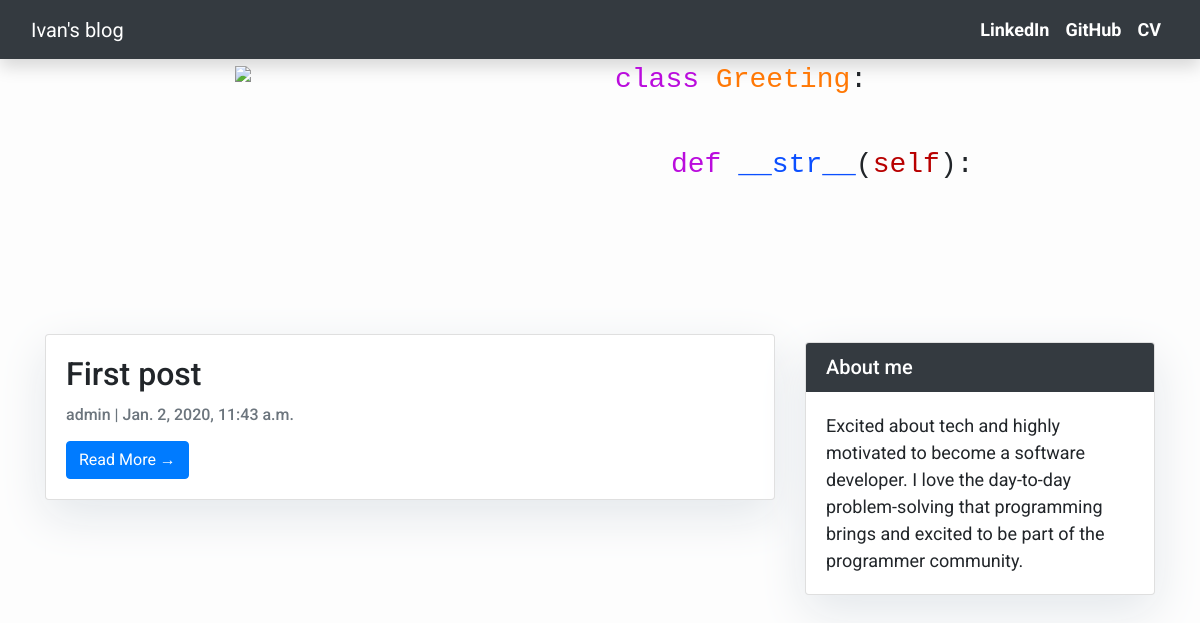
The app's page /, older data.
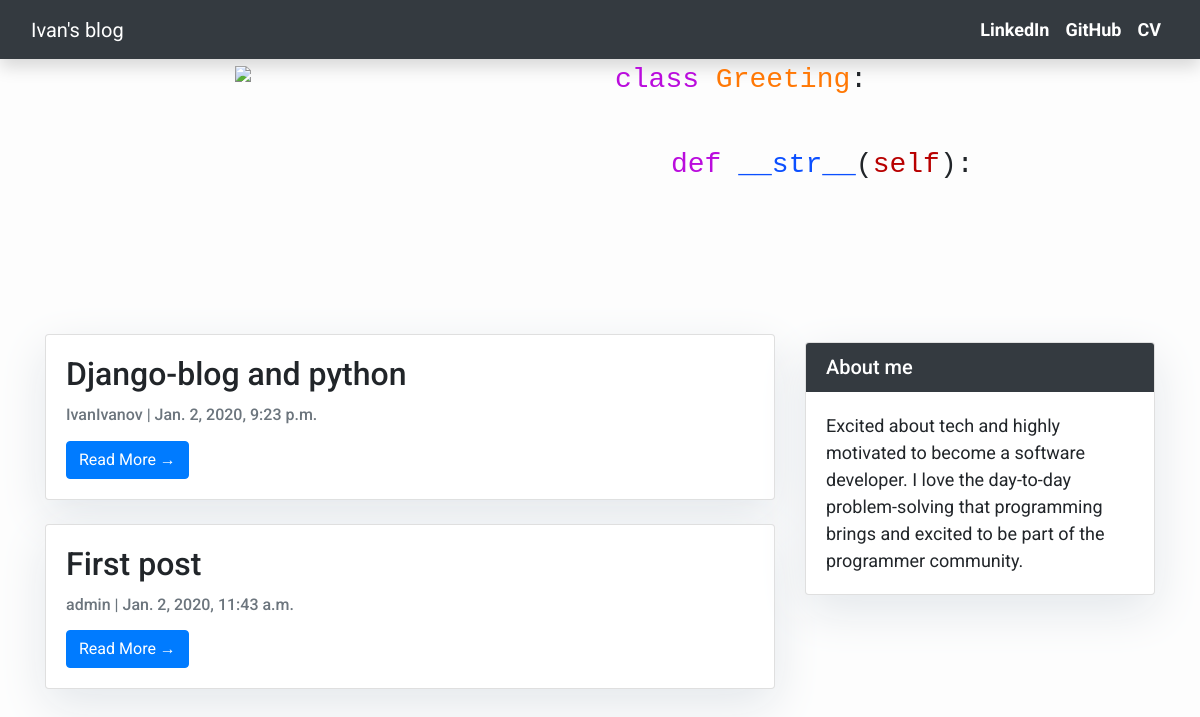
The same page, newer data.
### blog/models.py (models this page shows, shortened)
class Post(models.Model):
    title = models.CharField(max_length=200, unique=True)
    slug = models.SlugField(max_length=200, unique=True)
    author = models.ForeignKey(User, on_delete=models.CASCADE, related_name="blog_posts")
    updated_on = models.DateTimeField(auto_now=True)
    summary = models.CharField(max_length=350, default='', unique=True)
    content = RichTextField(config_name='awesome_ckeditor')
    created_on = models.DateTimeField(auto_now_add=True)
    status = models.IntegerField(choices=STATUS, default=0)
    class Meta:
        ordering = ['-created_on']

### blog/views.py (the view)
# urls.py: path('', views.PostList.as_view(), name='home'),
class PostList(generic.ListView):
    queryset = Post.objects.filter(status=1).order_by('-created_on')
    template_name = 'index.html'

### templates/index.html (shortened to what this page needs)
{% extends "base.html" %}
{% load static %}
{% block content %}
<div class="container">
    <div class="jumbotron-fluid">
    <div class="row">
        <div class="col-md-2 sm-0"></div>
        <div id="no-padding" class="col-md-4 sm-12">
            <img class="img-fluid" src="https://github.com/divakaivan/icc-blog/blob/master/mysite/static/mysite/code-pc-welcome.png?raw=true"/>
        </div>
        <div class="align-self-center col-md-5 sm-12">
            <p style="font-size: 28px" class="class-def"><span style="color: #ba0cdd">class</span> <span style="color: #ff7805">Greeting</span>:</p>
            <br>
            <p style="font-size: 28px" id="def-def">&emsp;&emsp;<span style="color: #ba0cdd">def</span> <span style="color: #0b4fff">__str__</span>(<span style="color: #b80000">self</span>):</p>
        </div>
    </div>
</div>
    <div class="row">
        <div class="col-md-8 mt-3 left">
            {% for post in post_list %}
            <div class="card mb-4">
                <div class="card-body">
                    <h2 class="card-title">{{ post.title }}</h2>
                    <p class="card-text text-muted h6">{{ post.author }} | {{ post.created_on}} </p>
                    <a href="{% url 'post_detail' post.slug  %}" class="btn btn-primary">Read More &rarr;</a>
                </div>
            </div>
            {% endfor %}
        </div>
        {% block sidebar %} {% include 'sidebar.html' %} {% endblock sidebar %}
    </div>
</div>
{%endblock%}

Row changes from the older to the newer data that the page shows:
added Post: title "Django-blog and python", author "IvanIvanov", created_on "Jan. 2, 2020, 9:23 p.m."
